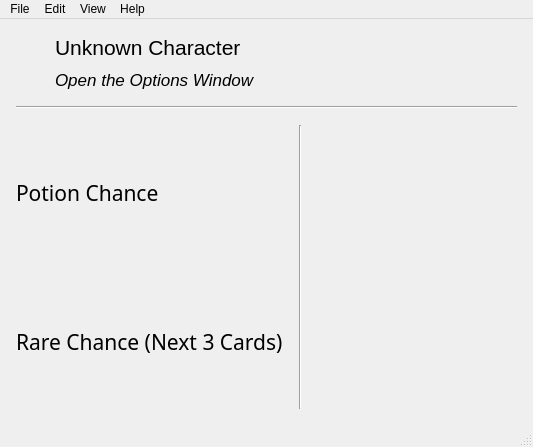
<?xml version="1.0" encoding="UTF-8"?>
<ui version="4.0">
 <class>MainWindow3</class>
 <widget class="QMainWindow" name="MainWindow3">
  <property name="geometry">
   <rect>
    <x>0</x>
    <y>0</y>
    <width>533</width>
    <height>447</height>
   </rect>
  </property>
  <property name="windowTitle">
   <string>SpireTool</string>
  </property>
  <widget class="QWidget" name="centralwidget">
   <layout class="QGridLayout" name="gridLayout_2">
    <property name="leftMargin">
     <number>16</number>
    </property>
    <property name="topMargin">
     <number>16</number>
    </property>
    <property name="rightMargin">
     <number>16</number>
    </property>
    <property name="bottomMargin">
     <number>16</number>
    </property>
    <property name="spacing">
     <number>16</number>
    </property>
    <item row="0" column="0" colspan="3">
     <layout class="QGridLayout" name="layout_top">
      <property name="horizontalSpacing">
       <number>32</number>
      </property>
      <property name="verticalSpacing">
       <number>10</number>
      </property>
      <item row="0" column="1">
       <widget class="QLabel" name="label_char">
        <property name="sizePolicy">
         <sizepolicy hsizetype="Preferred" vsizetype="Fixed">
          <horstretch>0</horstretch>
          <verstretch>0</verstretch>
         </sizepolicy>
        </property>
        <property name="font">
         <font>
          <family>Cantarell</family>
          <pointsize>16</pointsize>
         </font>
        </property>
        <property name="text">
         <string>Unknown Character</string>
        </property>
       </widget>
      </item>
      <item row="1" column="1">
       <widget class="QLabel" name="label_boss_asc">
        <property name="sizePolicy">
         <sizepolicy hsizetype="Preferred" vsizetype="Fixed">
          <horstretch>0</horstretch>
          <verstretch>0</verstretch>
         </sizepolicy>
        </property>
        <property name="font">
         <font>
          <family>Cantarell</family>
          <pointsize>13</pointsize>
          <italic>true</italic>
         </font>
        </property>
        <property name="text">
         <string>Open the Options Window</string>
        </property>
       </widget>
      </item>
      <item row="0" column="0" rowspan="2">
       <widget class="QLabel" name="label_char_image">
        <property name="sizePolicy">
         <sizepolicy hsizetype="Preferred" vsizetype="Fixed">
          <horstretch>0</horstretch>
          <verstretch>0</verstretch>
         </sizepolicy>
        </property>
        <property name="text">
         <string/>
        </property>
        <property name="pixmap">
         <pixmap resource="resources/resources.qrc">:/icons/unknown.svg</pixmap>
        </property>
       </widget>
      </item>
      <item row="0" column="2" rowspan="2">
       <spacer name="horizontalSpacer">
        <property name="orientation">
         <enum>Qt::Horizontal</enum>
        </property>
        <property name="sizeHint" stdset="0">
         <size>
          <width>40</width>
          <height>1</height>
         </size>
        </property>
       </spacer>
      </item>
     </layout>
    </item>
    <item row="1" column="0" colspan="3">
     <widget class="Line" name="line_2">
      <property name="orientation">
       <enum>Qt::Horizontal</enum>
      </property>
     </widget>
    </item>
    <item row="2" column="2">
     <layout class="QVBoxLayout" name="layout_options">
      <property name="spacing">
       <number>10</number>
      </property>
     </layout>
    </item>
    <item row="2" column="0">
     <layout class="QGridLayout" name="gridLayout">
      <item row="1" column="0">
       <layout class="QGridLayout" name="gridLayout_4">
        <property name="verticalSpacing">
         <number>15</number>
        </property>
        <item row="3" column="0">
         <layout class="QGridLayout" name="layout_cards"/>
        </item>
        <item row="2" column="0">
         <widget class="QLabel" name="label_card_display">
          <property name="font">
           <font>
            <family>Kreon</family>
            <pointsize>16</pointsize>
           </font>
          </property>
          <property name="text">
           <string>Rare Chance (Next 3 Cards)</string>
          </property>
         </widget>
        </item>
        <item row="0" column="0">
         <widget class="QLabel" name="label_potion_display">
          <property name="font">
           <font>
            <family>Kreon</family>
            <pointsize>16</pointsize>
           </font>
          </property>
          <property name="text">
           <string>Potion Chance</string>
          </property>
         </widget>
        </item>
        <item row="1" column="0">
         <layout class="QGridLayout" name="layout_potions"/>
        </item>
       </layout>
      </item>
     </layout>
    </item>
    <item row="2" column="1">
     <widget class="Line" name="line">
      <property name="orientation">
       <enum>Qt::Vertical</enum>
      </property>
     </widget>
    </item>
   </layout>
  </widget>
  <widget class="QMenuBar" name="menubar">
   <property name="geometry">
    <rect>
     <x>0</x>
     <y>0</y>
     <width>533</width>
     <height>21</height>
    </rect>
   </property>
   <widget class="QMenu" name="menuFile">
    <property name="title">
     <string>File</string>
    </property>
    <addaction name="actionQuit"/>
   </widget>
   <widget class="QMenu" name="menuEdit">
    <property name="title">
     <string>Edit</string>
    </property>
    <addaction name="actionOptions"/>
   </widget>
   <widget class="QMenu" name="menuHelp">
    <property name="title">
     <string>Help</string>
    </property>
    <addaction name="actionTutorial"/>
    <addaction name="actionAbout"/>
   </widget>
   <widget class="QMenu" name="menuView">
    <property name="title">
     <string>View</string>
    </property>
    <addaction name="actionStatistics"/>
    <addaction name="actionReference"/>
   </widget>
   <addaction name="menuFile"/>
   <addaction name="menuEdit"/>
   <addaction name="menuView"/>
   <addaction name="menuHelp"/>
  </widget>
  <widget class="QStatusBar" name="statusbar"/>
  <action name="actionQuit">
   <property name="text">
    <string>Quit</string>
   </property>
   <property name="shortcut">
    <string>Q</string>
   </property>
  </action>
  <action name="actionOptions">
   <property name="text">
    <string>Options</string>
   </property>
   <property name="shortcut">
    <string>O</string>
   </property>
  </action>
  <action name="actionTutorial">
   <property name="text">
    <string>Tutorial</string>
   </property>
  </action>
  <action name="actionAbout">
   <property name="text">
    <string>About</string>
   </property>
  </action>
  <action name="actionStatistics">
   <property name="text">
    <string>Statistics</string>
   </property>
   <property name="shortcut">
    <string>S</string>
   </property>
  </action>
  <action name="actionReference">
   <property name="text">
    <string>Reference</string>
   </property>
   <property name="shortcut">
    <string>R</string>
   </property>
  </action>
 </widget>
 <resources>
  <include location="resources/resources.qrc"/>
 </resources>
 <connections>
  <connection>
   <sender>actionAbout</sender>
   <signal>triggered()</signal>
   <receiver>MainWindow3</receiver>
   <slot>showAboutWindow()</slot>
   <hints>
    <hint type="sourcelabel">
     <x>-1</x>
     <y>-1</y>
    </hint>
    <hint type="destinationlabel">
     <x>266</x>
     <y>223</y>
    </hint>
   </hints>
  </connection>
  <connection>
   <sender>actionQuit</sender>
   <signal>triggered()</signal>
   <receiver>MainWindow3</receiver>
   <slot>shutdown()</slot>
   <hints>
    <hint type="sourcelabel">
     <x>-1</x>
     <y>-1</y>
    </hint>
    <hint type="destinationlabel">
     <x>266</x>
     <y>223</y>
    </hint>
   </hints>
  </connection>
  <connection>
   <sender>actionTutorial</sender>
   <signal>triggered()</signal>
   <receiver>MainWindow3</receiver>
   <slot>showTutorialWindow()</slot>
   <hints>
    <hint type="sourcelabel">
     <x>-1</x>
     <y>-1</y>
    </hint>
    <hint type="destinationlabel">
     <x>266</x>
     <y>223</y>
    </hint>
   </hints>
  </connection>
  <connection>
   <sender>actionReference</sender>
   <signal>triggered()</signal>
   <receiver>MainWindow3</receiver>
   <slot>showReferenceWindow()</slot>
   <hints>
    <hint type="sourcelabel">
     <x>-1</x>
     <y>-1</y>
    </hint>
    <hint type="destinationlabel">
     <x>266</x>
     <y>223</y>
    </hint>
   </hints>
  </connection>
  <connection>
   <sender>actionStatistics</sender>
   <signal>triggered()</signal>
   <receiver>MainWindow3</receiver>
   <slot>showStatsWindow()</slot>
   <hints>
    <hint type="sourcelabel">
     <x>-1</x>
     <y>-1</y>
    </hint>
    <hint type="destinationlabel">
     <x>266</x>
     <y>223</y>
    </hint>
   </hints>
  </connection>
  <connection>
   <sender>actionOptions</sender>
   <signal>triggered()</signal>
   <receiver>MainWindow3</receiver>
   <slot>showOptionsWindow()</slot>
   <hints>
    <hint type="sourcelabel">
     <x>-1</x>
     <y>-1</y>
    </hint>
    <hint type="destinationlabel">
     <x>266</x>
     <y>223</y>
    </hint>
   </hints>
  </connection>
 </connections>
 <slots>
  <slot>showOptionsWindow()</slot>
  <slot>showReferenceWindow()</slot>
  <slot>showTutorialWindow()</slot>
  <slot>showStatsWindow()</slot>
  <slot>showAboutWindow()</slot>
  <slot>shutdown()</slot>
 </slots>
</ui>
